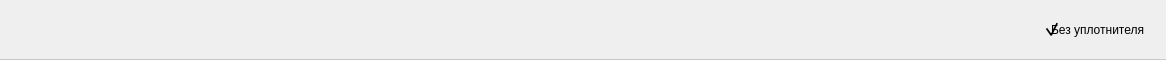
<?xml version="1.0" encoding="UTF-8"?>
<ui version="4.0">
 <class>Form</class>
 <widget class="QWidget" name="Form">
  <property name="geometry">
   <rect>
    <x>0</x>
    <y>0</y>
    <width>1166</width>
    <height>60</height>
   </rect>
  </property>
  <property name="windowTitle">
   <string>Form</string>
  </property>
  <property name="styleSheet">
   <string notr="true">.QSpinBox, .QDateEdit, .QLineEdit, .QTextEdit, .QRadioButton, .QPushButton, .QCheckBox, 
.QDoubleSpinBox  {
background-color: transparent;
padding: 20%;
border: 0;
border-bottom: 1px solid rgb(200, 200, 200);
color: black;
}

.QCheckBox::indicator{
width: 0;
}</string>
  </property>
  <layout class="QHBoxLayout" name="horizontalLayout_2">
   <property name="spacing">
    <number>0</number>
   </property>
   <property name="leftMargin">
    <number>0</number>
   </property>
   <property name="topMargin">
    <number>0</number>
   </property>
   <property name="rightMargin">
    <number>0</number>
   </property>
   <property name="bottomMargin">
    <number>0</number>
   </property>
   <item>
    <widget class="QLineEdit" name="i_name">
     <property name="sizePolicy">
      <sizepolicy hsizetype="Expanding" vsizetype="Preferred">
       <horstretch>0</horstretch>
       <verstretch>0</verstretch>
      </sizepolicy>
     </property>
    </widget>
   </item>
   <item>
    <widget class="QCheckBox" name="ch_need_sealant">
     <property name="sizePolicy">
      <sizepolicy hsizetype="Preferred" vsizetype="Preferred">
       <horstretch>0</horstretch>
       <verstretch>0</verstretch>
      </sizepolicy>
     </property>
     <property name="text">
      <string>Без уплотнителя</string>
     </property>
     <property name="checked">
      <bool>true</bool>
     </property>
    </widget>
   </item>
  </layout>
 </widget>
 <resources/>
 <connections/>
</ui>
